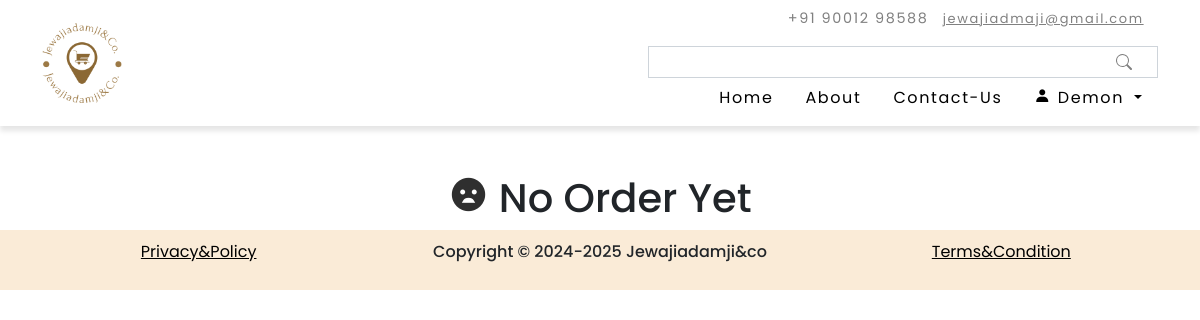
/order/ (signed in), run on an earlier commit of the app's database.
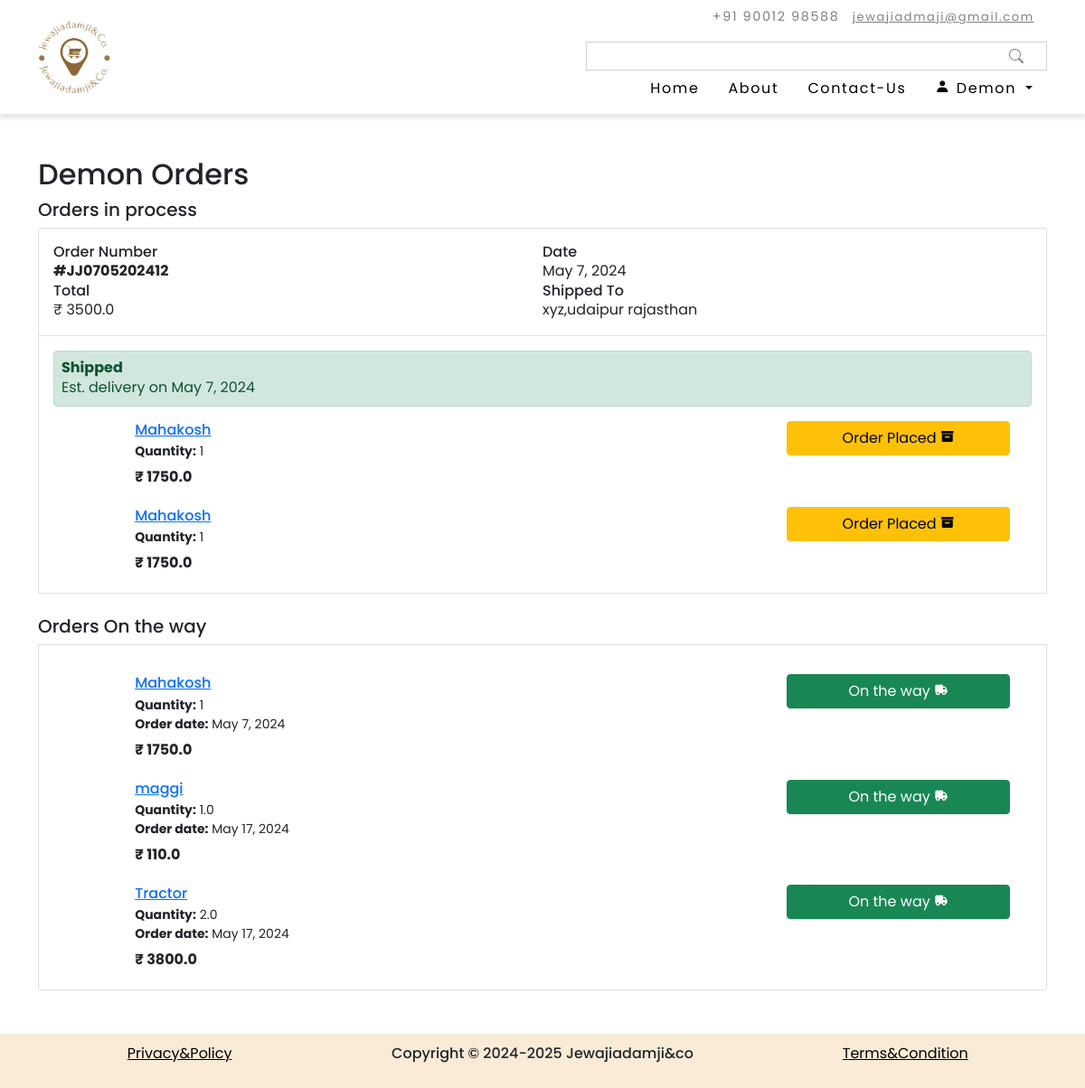
And on a later commit of the database.
### groceryapp/models.py (models this page shows, shortened)
class Customer(models.Model):
    email = models.EmailField(unique=True)
    password= models.CharField(max_length=100)
    mobile_number = models.CharField(max_length=15)
    first_name = models.CharField(max_length=50)
    last_name = models.CharField(max_length=50)
    address = models.TextField(blank=True)
    is_active = models.BooleanField(default=True)

class Order(models.Model):
    Orderplacedid=models.CharField(max_length=200,blank=True)
    Customer_id=models.CharField(max_length=200)
    name=models.CharField(max_length=200)
    email=models.CharField(max_length=200)
    mobile_number=models.CharField(max_length=200)
    address=models.CharField(max_length=200)
    product_id=models.CharField(max_length=200)
    product_name=models.CharField(max_length=200)
    quantity=models.CharField(max_length=200)
    product_sub_price=models.CharField(max_length=200)
    my_date = models.DateField(default=date.today)
    active = models.BooleanField(default=True)
    online_payment = models.BooleanField(default=False)
    payment_mode=models.CharField(max_length=200)
    upiId=models.CharField(max_length=200,blank=True)

### groceryapp/middlewares/auth.py (the view, shortened to what this page needs)
    def middleware(request):
        response = get_response(request)
        return response

### groceryapp/views.py (called while the page is built)
def order(request):
    cart = request.session.get('cart', [])
    cartlen=len(cart)
    customer_id = request.session.get('customer_id')
    if customer_id:
        customer=Customer.objects.get(id=customer_id)
    else:
        customer=None
    print(customer_id)
    order = Order.objects.filter(Customer_id = customer_id,active=True)
    total=0
    Orderplacedid=""
    date=""
    address=customer.address
    for i in order:
        total+=float(i.product_sub_price)
        Orderplacedid=i.Orderplacedid
        date=i.my_date
    deleivered=Order.objects.filter(Customer_id = customer_id,active=False)
    paras = {'cartlen':cartlen,'customer': customer,'order':order,'Orderplacedid':Orderplacedid,"date":date,'address':address ,'total':total,'deleivered':deleivered }
    return render(request,'order.html',paras)

### groceryapp/templates/order.html (shortened to what this page needs)
{% extends 'base.html' %}
{% load static %}
{% block content %}
<link rel="stylesheet" href="{% static  'css/order.css' %}">
{% if order or deleivered %}
  <div class="container mt-3 mt-md-5">
    <h2 class="text-charcoal hidden-sm-down"> {{customer.first_name}} Orders</h2>
    {% if order %}
    <h5 class="text-charcoal hidden-md-up">Orders in process</h5>
    {% endif %}
    <div class="row">
      <div class="col-12">
        <div class="list-group mb-5">
          {% if order %}
          <div class="list-group-item p-3 bg-snow" style="position: relative;">
            <div class="row w-100 no-gutters">
              <div class="col-6 col-md">
                <h6 class="text-charcoal mb-0 w-100">Order Number</h6>
                <b class="text-pebble mb-0 w-100 mb-2 mb-md-0">#{{Orderplacedid}}</b>
              </div>
              <div class="col-6 col-md">
                <h6 class="text-charcoal mb-0 w-100">Date</h6>
                <p class="text-pebble mb-0 w-100 mb-2 mb-md-0">{{date}}</p>
              </div>
              <div class="col-6 col-md">
                <h6 class="text-charcoal mb-0 w-100">Total</h6>
                <p class="text-pebble mb-0 w-100 mb-2 mb-md-0">₹ {{total}}</p>
              </div>
              <div class="col-6 col-md">
                <h6 class="text-charcoal mb-0 w-100">Shipped To</h6>
                <p class="text-pebble mb-0 w-100 mb-2 mb-md-0">{{address}}</p>
              </div>
            </div>
          </div>
          {% endif %}
          {% if order %}
          <div class="list-group-item p-3 bg-white">
            <div class="col-12 col-md-12 pr-0 pr-md-3">
              <div class="alert p-2 alert-success w-100 mb-0">
                <h6 class="text-green mb-0"><b>Shipped</b></h6>
                <p class="text-green hidden-sm-down mb-0">Est. delivery on {{date}}</p>
              </div>
            </div>
            {% for i in order %}
            <div class="row no-gutters">
              <div class="row no-gutters mt-3">
                <div class="col-3 col-md-1">
                </div>
                <div class="col-9 col-md-8 pr-0 pr-md-3">
                  <h6 class="text-charcoal mb-2 mb-md-1">
                    <a href="/product/{{i.product_id}}" class="text-charcoal">{{i.product_name}}</a>
                  </h6>
                  <ul class="list-unstyled text-pebble mb-2 small">
                    <li class="">
                      <b>Quantity:</b> {{i.quantity}}
                    </li>
                  </ul>
                  <h6 class="text-charcoal text-left mb-0 mb-md-2"><b>₹ {{i.product_sub_price}}</b></h6>
                </div>
                <div class="col-12 col-md-3 hidden-sm-down">
                  <b style="cursor:default;" href="" class="btn btn-warning w-100"> Order Placed <i class='bx bxs-box'  ></i></b>
                </div>
              </div>
            </div>
            {% endfor %}
          </div>
          {% endif %}
          <br>
          {% if deleivered %}
          <h5 class="text-charcoal hidden-md-up">Orders On the way</h5>
          <div class="list-group-item p-3 bg-white">
            {% for i in deleivered %}
            <div class="row no-gutters">
              <div class="row no-gutters mt-3">
                <div class="col-3 col-md-1">
                </div>
                <div class="col-9 col-md-8 pr-0 pr-md-3">
                  <h6 class="text-charcoal mb-2 mb-md-1">
                    <a href="/product/{{i.product_id}}" class="text-charcoal">{{i.product_name}}</a>
                  </h6>
                  <ul class="list-unstyled text-pebble mb-2 small">
                    <li class="">
                      <b>Quantity:</b> {{i.quantity}}
                    </li>
                    <li class="">
                      <b>Order date:</b> {{i.my_date}}
                    </li>
                  </ul>
                  <h6 class="text-charcoal text-left mb-0 mb-md-2"><b>₹ {{i.product_sub_price}}</b></h6>
                </div>
                <div class="col-12 col-md-3 hidden-sm-down">
                  <b style="cursor:default;" class="btn btn-success w-100"> On the way <i class='bx bxs-truck' style='color:#fffbfb'  ></i></b>
                </div>
              </div>
            </div>
            {% endfor %}
          </div>
          {% endif %}
        </div>
      </div>
    </div>
  </div>
  {% else %}
  <br>
  <br>
  <h1 style="text-align: center;" class="mt-6"><i class='bx bxs-sad' style='color:#2f2f2f' ></i> No Order Yet</h1>
{% endif %}
{% endblock %}

### groceryapp/templates/base.html (shortened to what this page needs)
{% load static %}
<!doctype html>
<html lang="en">
<head>
  <link href='https://unpkg.com/boxicons@2.1.4/css/boxicons.min.css' rel='stylesheet'>
  <link href="https://cdn.jsdelivr.net/npm/bootstrap@5.0.2/dist/css/bootstrap.min.css" rel="stylesheet"
>
  <link rel="stylesheet" href="{% static 'css/index.css' %}">
  <link rel="stylesheet" href="{% static  'css/navbar.css' %}">
</head>
<body>
  <nav class="navbar navbar-expand-md bg-body-tertiary">
    <div class="container-xl">
      <a style="color: black;" class="navbar-brand" href="/">
        <img style="width: 80px; height: 80px;"
          src="{% static 'images/jewajiadamjico-high-resolution-logo-transparent.png' %}" alt="">
      </a>
      <div class="collapse navbar-collapse" id="navbarSupportedContent">
        <ul class="navbar-nav ms-auto mb-2 mb-lg-0">
          <li class="nav-item">
            <a class="nav-link active" aria-current="page" href="/">Home</a>
          </li>
          <li class="nav-item">
            <a class="nav-link" href="/about">About</a>
          </li>
          <li class="nav-item">
            <a class="nav-link" href="/contact">Contact-Us</a>
          </li>
          <li class="nav-item dropdown">
            <a class="nav-link dropdown-toggle" href="#" role="button" data-bs-toggle="dropdown" aria-expanded="false">
              <i class='bx bxs-user'></i> {% if customer %}{{customer.first_name}} {% else %} Account  {% endif %}
            </a>
          </li>
        </ul>
        <div class="search-and-icons">
          <form method="get" action="{% url 'product_search' %}">
            <input name="query" value="{{ query }}" class="form-control me-2" type="search" aria-label="Search">
          </form>
        </div>
        <div class="contact-info d-md-flex">
          <p>+91 90012 98588 </p>
          <p><a href="mailto:">jewajiadmaji@gmail.com</a></p>
        </div>
      </div>
    </div>
  </nav>
  {% block content %}
  {% endblock %}
  <div style=" background-color: antiquewhite; width: 100%; height: fit-content; padding: 0%; margin: 0%;">
    <div class="data">
      <div class="row" >
        <div class="col-lg-4"><a style=" color: black;" href="/privacy"><p style="text-align: center;"> Privacy&Policy </p></a></div>
        <div class="col-lg-4"><p style="text-align: center; font-weight: 500;">Copyright © 2024-2025 Jewajiadamji&co </p></div>
        <div class="col-lg-4"> <a style="color: black;" href="/terms&condition"><p style="text-align: center;" >Terms&Condition</p></a></div>
      </div>
    </div>
  </div>
</body>
</html>

### groceryapp/static/css/index.css (style rules this page uses)
* { padding: 0%; margin: 0%; font-family: "Poppins", sans-serif; }
.data { max-width: 1200px; margin: 0 auto; padding: 10px; }

### groceryapp/static/css/navbar.css (style rules this page uses)
.navbar { box-shadow: 0 5px 5px rgba(0, 0, 0, 0.1); }
.navbar .navbar-brand img { max-width: 100px; }
.navbar .navbar-nav .nav-link { color: #000; }
@media screen and (min-width: 1024px) { .navbar { letter-spacing: 0.1em; } }
@media screen and (min-width: 1024px) { .navbar .navbar-nav .nav-link { padding: 0.5em 1em; } }
@media screen and (min-width: 1024px) { .search-and-icons { width: 50%; } }
@media screen and (min-width: 1024px) { .search-and-icons form { flex: 1; } }
@media screen and (min-width: 768px) { .navbar .navbar-brand img { max-width: 7em; } }
@media screen and (min-width: 768px) { .navbar .navbar-collapse { display: flex; flex-direction: column-reverse; align-items: flex-end; } }
@media screen and (min-width: 768px) { .search-and-icons { display: flex; align-items: center; } }
.search-and-icons form input { border-radius: 0; height: 2em; }
.contact-info p, .contact-info a { font-size: 0.9em; padding-right: 1em; color: grey; }
.contact-info a { padding-right: 0; }

### groceryapp/static/css/order.css (style rules this page uses)
h1,h2,h3,h4,h5,h6 { font-weight: 500 !important; }
.text-pebble { color: $pebble !important; }
.bg-snow { background: $snow !important; }
.text-charcoal { color: $charcoal !important; }
.bg-white { background: $white !important; }
.list-group { border-color: $cloud !important; }
.list-group-item { border-color: $cloud !important; }
.text-green { color: $green !important; }
.form-control { background: $snow; border-color: $cloud !important; }

What changed in the data, as far as the page shows it:
shown differently, row unchanged: Customer "Demon": first_name (not shown) → "Demon"; address (not shown) → "xyz,udaipur rajasthan"
added Order: Orderplacedid "JJ0705202412", my_date "May 7, 2024", product_name "Mahakosh", quantity "1", product_sub_price "1750.0", shown under "Shipped"
added Order: product_name "Mahakosh", quantity "1", product_sub_price "1750.0", shown under "Shipped"
added Order: product_name "Mahakosh", quantity "1", my_date "May 7, 2024", product_sub_price "1750.0", shown under "Orders On the way"
added Order: product_name "maggi", quantity "1.0", my_date "May 17, 2024", product_sub_price "110.0", shown under "Orders On the way"
added Order: product_name "Tractor", quantity "2.0", my_date "May 17, 2024", product_sub_price "3800.0", shown under "Orders On the way"
Also different on the page:
{{ total }}: (not shown) → "3500.0"
text no longer shown: "No Order Yet"
text now shown: "Orders Orders in process Order Number # Date Total ₹ Shipped To Shipped Est. delivery on Orders On the way"
